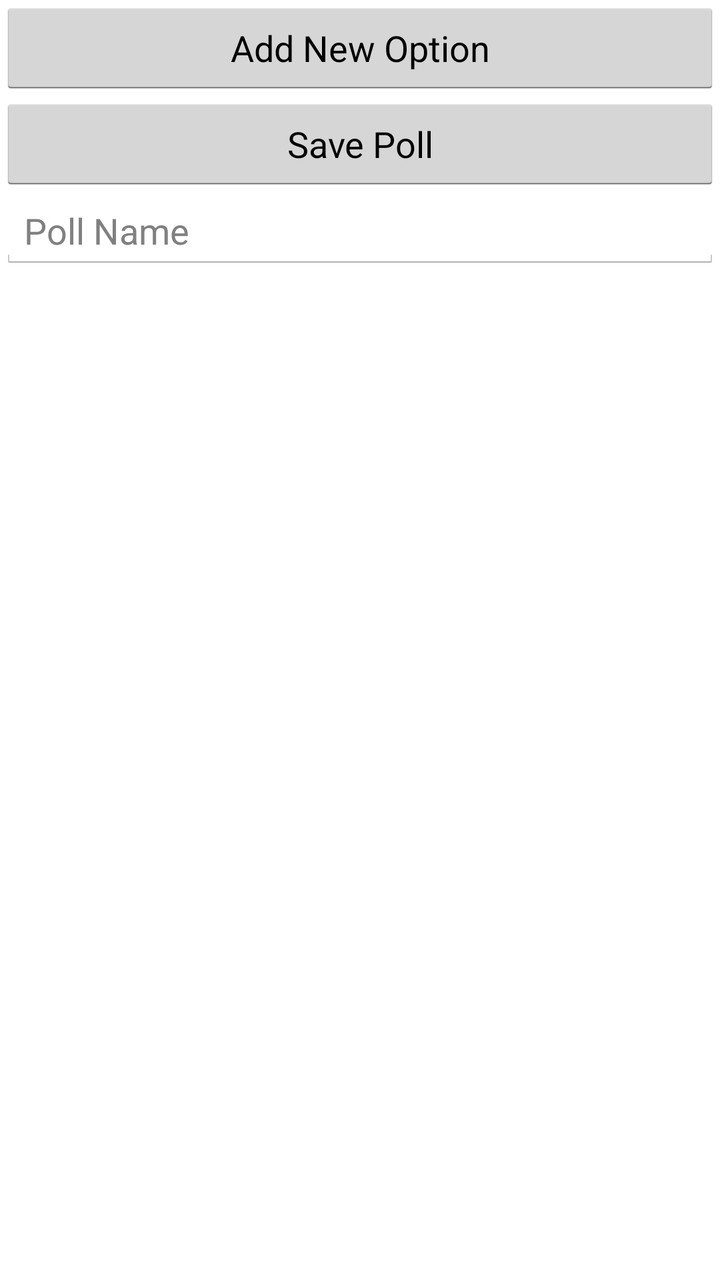
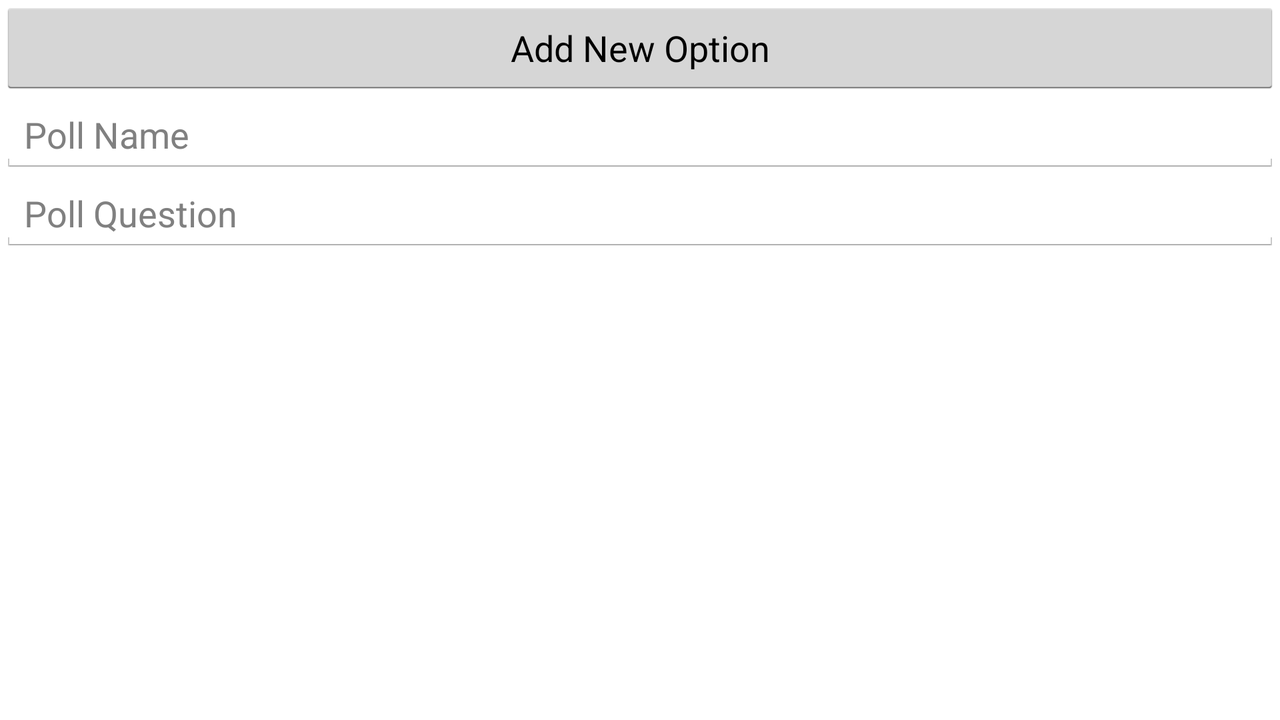

One screen, two layout resources from the same app: the default and the repository's alternative for another configuration. Each is rendered where Android would select it; the XML of both is given below.
<!-- AndroidManifest.xml: application theme AppTheme -->
<!-- res/layout/poll_editor.xml -->
<?xml version="1.0" encoding="utf-8"?>
<LinearLayout xmlns:android="http://schemas.android.com/apk/res/android"
    android:layout_width="match_parent"
    android:layout_height="match_parent"
    android:orientation="vertical"
    android:id="@+id/pollEditorLayout">

    <Button
        android:layout_width="match_parent"
        android:layout_height="wrap_content"
        android:id="@+id/addOptionButton"
        android:layout_gravity="center_horizontal"
        android:text="@string/add_new_option_string"/>

    <Button
        android:layout_width="match_parent"
        android:layout_height="wrap_content"
        android:text="@string/save_poll_button"
        android:id="@+id/saveButton"
        android:layout_alignParentBottom="true"
        android:layout_centerHorizontal="true"
        android:onClick="saveAndReturn"/>

    <EditText
        android:layout_width="match_parent"
        android:layout_height="wrap_content"
        android:id="@+id/pollNameField"
        android:layout_gravity="center_horizontal"
        android:hint="Poll Name" />

</LinearLayout>
<!-- resources referenced by this layout -->
<resources>
  <string name="add_new_option_string">Add New Option</string>
  <string name="save_poll_button">Save Poll</string>
  <style name="AppTheme" parent="android:Theme.Holo.Light.DarkActionBar">
          
      </style>
</resources>
<!-- res/layout-land/poll_editor.xml (the repository's variant of the layout above) -->
<!-- drawn on the phone turned sideways -->
<?xml version="1.0" encoding="utf-8"?>
<LinearLayout xmlns:android="http://schemas.android.com/apk/res/android"
    android:layout_width="match_parent"
    android:layout_height="match_parent"
    android:orientation="vertical"
    android:id="@+id/pollEditorLayout">

    <Button
        android:layout_width="match_parent"
        android:layout_height="wrap_content"
        android:id="@+id/addOptionButton"
        android:text="@string/add_new_option_string"/>

    <EditText
        android:layout_width="match_parent"
        android:layout_height="wrap_content"
        android:id="@+id/pollNameField"
        android:hint="Poll Name"
        android:singleLine="true"/>

    <EditText
        android:layout_width="match_parent"
        android:layout_height="wrap_content"
        android:id="@+id/pollQuestionField"
        android:layout_gravity="center_horizontal"
        android:hint="Poll Question"
        android:singleLine="true"/>

</LinearLayout>
<!-- resources referenced by the variant -->
<!-- as the phone turned sideways resolves them -->
<resources>
  <string name="add_new_option_string">Add New Option</string>
  <style name="AppTheme" parent="android:Theme.Holo.Light.DarkActionBar">
          
      </style>
</resources>
